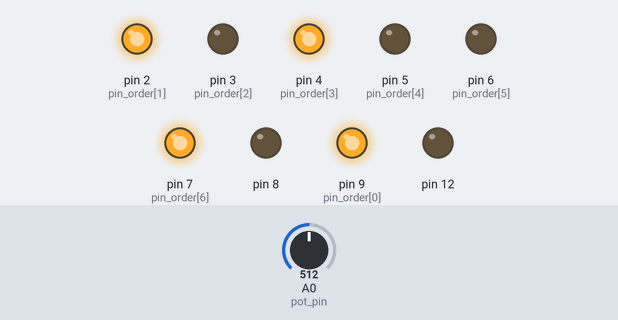
A sketch run on a simulated Arduino Uno, built with avr-gcc and run on an emulated ATmega328P. Parts: output pins drawn as LEDs (lit = HIGH). Inputs (shaded band) come from the test bench; at power-on: A0 (pot_pin) = 512.

Above: at 1.2 s.
1.3 s: A0 (pot_pin) set to 557
2.8 s: A0 (pot_pin) set to 576
At 3.4 s:
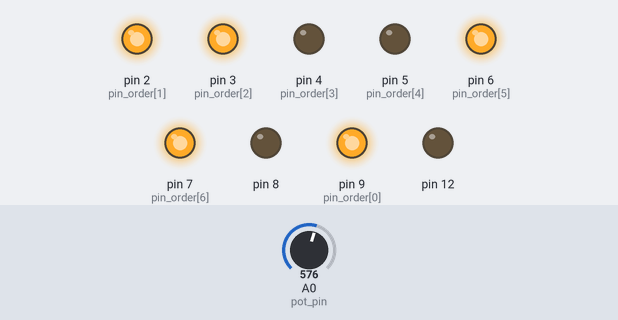
4.3 s: A0 (pot_pin) set to 716
At 4.6 s:
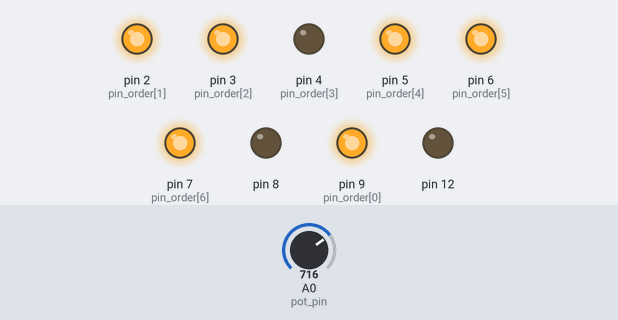
5.8 s: A0 (pot_pin) set to 787
7.3 s: A0 (pot_pin) set to 811
At 8.0 s:
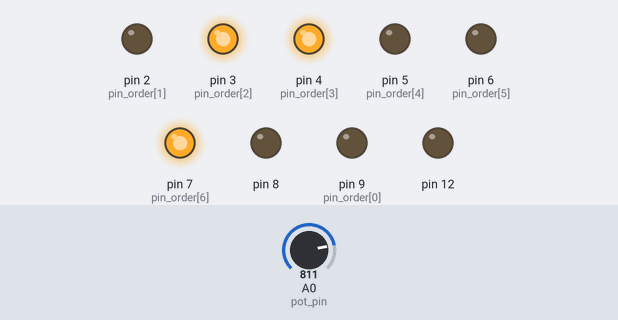
8.8 s: A0 (pot_pin) set to 511
At 9.2 s:
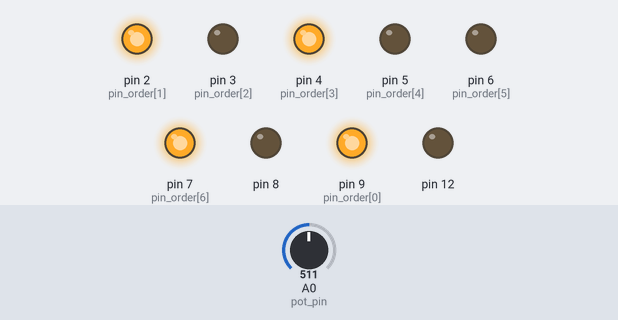
Timing chart, 0 to 11.3 s (numbered marks = the images above; inputs shaded):
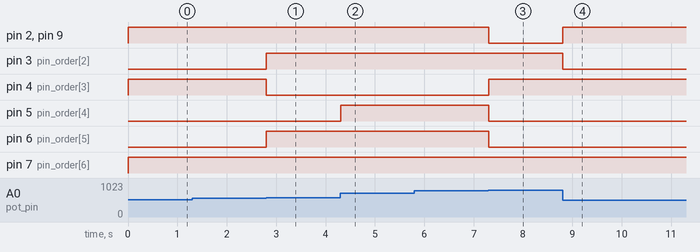

The sketch:

analog_display.ino
```cpp
#include "sevensegment.h"
#include "potmeter.h"

int pin_order[7] = {9,2,3,4,5,6,7};
int pot_pin = A0;
int scale[2] = {0,9};

void setup(){
  pinMode(12, INPUT_PULLUP);
  pinMode(9, OUTPUT);
  pinMode(2, OUTPUT);
  pinMode(3, OUTPUT);
  pinMode(4, OUTPUT);
  pinMode(5, OUTPUT);
  pinMode(6, OUTPUT);
  pinMode(7, OUTPUT);
  pinMode(8, OUTPUT);
  pinMode(12, OUTPUT);
  Serial.begin(9600);
}

void loop(){
  digitalWrite(12, LOW);
  int pot_value = potmeter(pot_pin, scale);
  writeDigit(pot_value, pin_order);
}
```

potmeter.h
```cpp
int potmeter(int pin, int map_to[2]){
  int sensorValue = analogRead(pin);
  int result = map(sensorValue, 0, 1023, map_to[0], map_to[1]);
  delay(2);
  return result;
}
```

sevensegment.h
```cpp
#include "Arduino.h"
int seven_seg_digits[10][7]{
  {1,0,1,1,1,1,1},
  {0,0,0,1,0,0,1},
  {0,1,1,1,1,1,0},
  {0,1,1,1,0,1,1},
  {1,1,0,1,0,0,1},
  {1,1,1,0,0,1,1},
  {1,1,1,0,1,1,1},
  {0,0,1,1,0,0,1},
  {1,1,1,1,1,1,1},
  {1,1,1,1,0,1,1}
};

void writeDigit(int digit, int pin_order[7]){
  for(int segment = 0; segment<7; segment++){
    digitalWrite(pin_order[segment], seven_seg_digits[digit][segment]);
  }
}
```

Measured:
- the behaviour switches between 568 and 569 on A0 (pot_pin) (found by bisection; images 0 and 1)
- the behaviour switches between 795 and 796 on A0 (pot_pin) (found by bisection; images 2 and 3)
- after the input at 1.3 s, every drawn part: stays the same
- after the input at 2.8 s, pin 3 (pin_order[2]), pin 6 (pin_order[5]): LOW → HIGH at once; pin 4 (pin_order[3]): HIGH → LOW at once
- after the input at 4.3 s, pin 5 (pin_order[4]): LOW → HIGH at once
- after the input at 5.8 s, every drawn part: stays the same
- after the input at 7.3 s, pin 2 (pin_order[1]), pin 5 (pin_order[4]), pin 6 (pin_order[5]), pin 9 (pin_order[0]): HIGH → LOW at once; pin 4 (pin_order[3]): LOW → HIGH at once
- after the input at 8.8 s, pin 2 (pin_order[1]), pin 9 (pin_order[0]): LOW → HIGH at once; pin 3 (pin_order[2]): HIGH → LOW at once
